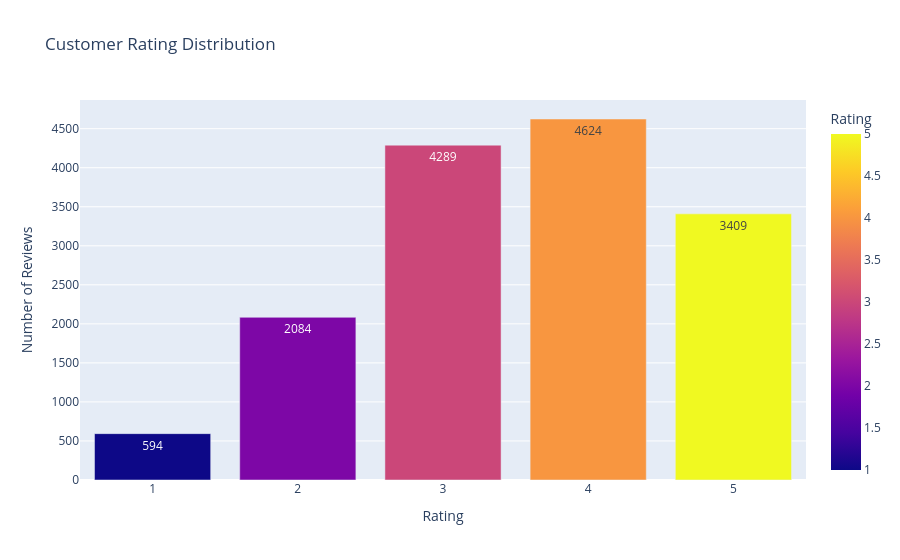

Notebook cell for this chart:
### Markdown cell above
### Visualization: Rating Distribution

The following bar chart illustrates the distribution of customer ratings across all reviews.

### Code cell
import plotly.express as px

rating_counts = reviews["rating"].value_counts().sort_index().reset_index()
rating_counts.columns = ["Rating", "Count"]

fig = px.bar(
    rating_counts,
    x="Rating",
    y="Count",
    title="Customer Rating Distribution",
    color="Rating",
    text="Count"
)

fig.update_layout(
    xaxis_title="Rating",
    yaxis_title="Number of Reviews"
)

fig.show()

### Figure 1 — Plotly figure (JSON) as saved in the notebook; plotly's stock layout.template omitted (floating-point values rounded to 4 significant figures)
{"data": [{"hovertemplate": "Rating=%{marker.color}<br>Count=%{text}<extra></extra>", "legendgroup": "", "marker": {"color": [1, 2, 3, 4, 5], "coloraxis": "coloraxis", "pattern": {"shape": ""}}, "name": "", "orientation": "v", "showlegend": false, "text": [594.0, 2084.0, 4289.0, 4624.0, 3409.0], "textposition": "auto", "type": "bar", "x": [1, 2, 3, 4, 5], "xaxis": "x", "y": [594, 2084, 4289, 4624, 3409], "yaxis": "y"}], "layout": {"barmode": "relative", "coloraxis": {"colorbar": {"title": {"text": "Rating"}}, "colorscale": [[0, "#0d0887"], [0.1111, "#46039f"], [0.2222, "#7201a8"], [0.3333, "#9c179e"], [0.4444, "#bd3786"], [0.5556, "#d8576b"], [0.6667, "#ed7953"], [0.7778, "#fb9f3a"], [0.8889, "#fdca26"], [1, "#f0f921"]]}, "legend": {"tracegroupgap": 0}, "title": {"text": "Customer Rating Distribution"}, "xaxis": {"anchor": "y", "domain": [0, 1], "title": {"text": "Rating"}}, "yaxis": {"anchor": "x", "domain": [0, 1], "title": {"text": "Number of Reviews"}}}}
